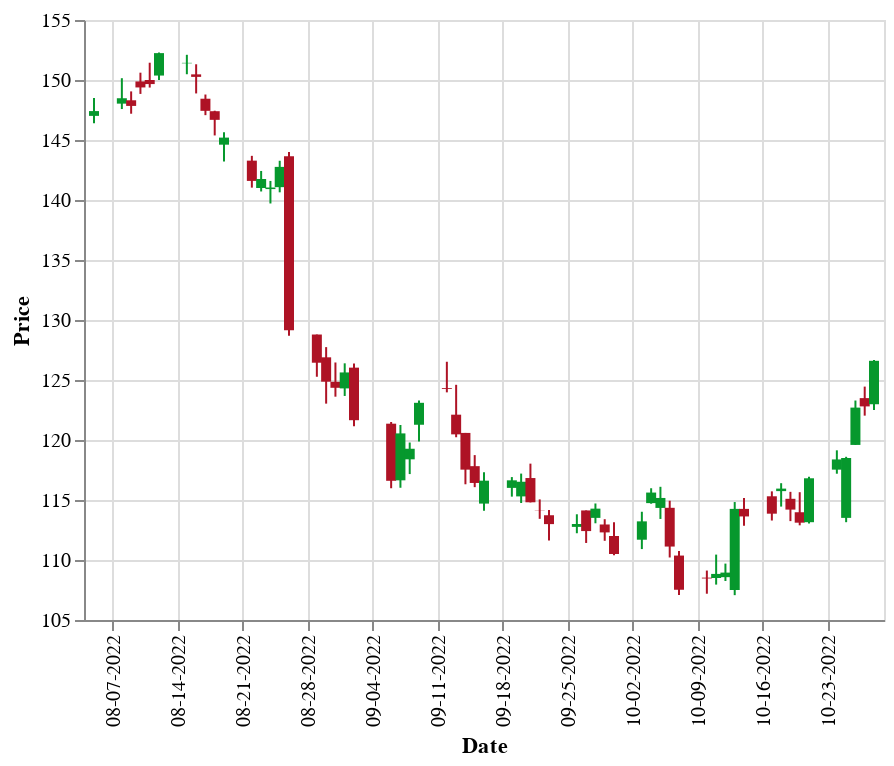

Here is the notebook cell this chart was saved with:
### Markdown cell above
### Example Figure: Candlestick Chart for 3M

### Code cell
mmm = rawdata.loc[:, idx['Close':'Open', 'MMM']].droplevel('Symbol', axis=1).tail(60)

import altair as alt

open_close_color = alt.condition(
    "datum.Open <= datum.Close",
    alt.value("#06982d"), # green for increase
    alt.value("#ae1325"), # red for decrease
) 

base = alt.Chart(mmm.reset_index()).encode(
    alt.X('Date:T',
          axis=alt.Axis(
              format='%m-%d-%Y',
              labelAngle=-90)
    ),
    color=open_close_color
)

rule = base.mark_rule().encode(
    alt.Y(
        'Low:Q',
        title='Price',
        scale=alt.Scale(zero=False),
    ),
    alt.Y2('High:Q')
)

bar = base.mark_bar().encode(
    alt.Y('Open:Q'),
    alt.Y2('Close:Q')
)

rule + bar

### Figure 1 — Vega-Lite specification as saved in the notebook (floating-point values rounded to 4 significant figures)
{"config": {"view": {"continuousWidth": 400, "continuousHeight": 300}}, "layer": [{"mark": "rule", "encoding": {"color": {"condition": {"value": "#06982d", "test": "datum.Open <= datum.Close"}, "value": "#ae1325"}, "x": {"type": "temporal", "axis": {"format": "%m-%d-%Y", "labelAngle": -90}, "field": "Date"}, "y": {"type": "quantitative", "field": "Low", "scale": {"zero": false}, "title": "Price"}, "y2": {"field": "High"}}}, {"mark": "bar", "encoding": {"color": {"condition": {"value": "#06982d", "test": "datum.Open <= datum.Close"}, "value": "#ae1325"}, "x": {"type": "temporal", "axis": {"format": "%m-%d-%Y", "labelAngle": -90}, "field": "Date"}, "y": {"type": "quantitative", "field": "Open"}, "y2": {"field": "Close"}}}], "data": {"name": "data-8c869b72378d93998bd5a2a7d2ca0c04"}, "$schema": "https://vega.github.io/schema/vega-lite/v4.8.1.json", "datasets": {"data-8c869b72378d93998bd5a2a7d2ca0c04": [{"Date": "2022-08-05T00:00:00", "Close": 147.4, "High": 148.5, "Low": 146.4, "Open": 147.0}, {"Date": "2022-08-08T00:00:00", "Close": 148.5, "High": 150.1, "Low": 147.6, "Open": 148.0}, {"Date": "2022-08-09T00:00:00", "Close": 147.8, "High": 149.1, "Low": 147.2, "Open": 148.3}, {"Date": "2022-08-10T00:00:00", "Close": 149.4, "High": 150.6, "Low": 148.8, "Open": 149.9}, {"Date": "2022-08-11T00:00:00", "Close": 149.7, "High": 151.4, "Low": 149.4, "Open": 150.0}, {"Date": "2022-08-12T00:00:00", "Close": 152.2, "High": 152.3, "Low": 150.0, "Open": 150.4}, {"Date": "2022-08-15T00:00:00", "Close": 151.4, "High": 152.1, "Low": 150.5, "Open": 151.4}, {"Date": "2022-08-16T00:00:00", "Close": 150.3, "High": 151.3, "Low": 148.9, "Open": 150.5}, {"Date": "2022-08-17T00:00:00", "Close": 147.4, "High": 148.8, "Low": 147.1, "Open": 148.4}, {"Date": "2022-08-18T00:00:00", "Close": 146.7, "High": 147.4, "Low": 145.4, "Open": 147.4}, {"Date": "2022-08-19T00:00:00", "Close": 145.2, "High": 145.6, "Low": 143.2, "Open": 144.6}, {"Date": "2022-08-22T00:00:00", "Close": 141.6, "High": 143.7, "Low": 141.0, "Open": 143.3}, {"Date": "2022-08-23T00:00:00", "Close": 141.8, "High": 142.4, "Low": 140.7, "Open": 141.0}, {"Date": "2022-08-24T00:00:00", "Close": 141.0, "High": 141.6, "Low": 139.7, "Open": 140.9}, {"Date": "2022-08-25T00:00:00", "Close": 142.8, "High": 143.3, "Low": 140.6, "Open": 141.1}, {"Date": "2022-08-26T00:00:00", "Close": 129.1, "High": 144.0, "Low": 128.7, "Open": 143.6}, {"Date": "2022-08-29T00:00:00", "Close": 126.4, "High": 128.8, "Low": 125.3, "Open": 128.8}, {"Date": "2022-08-30T00:00:00", "Close": 124.9, "High": 127.7, "Low": 123.0, "Open": 126.9}, {"Date": "2022-08-31T00:00:00", "Close": 124.3, "High": 126.5, "Low": 123.6, "Open": 124.8}, {"Date": "2022-09-01T00:00:00", "Close": 125.6, "High": 126.4, "Low": 123.7, "Open": 124.3}, {"Date": "2022-09-02T00:00:00", "Close": 121.7, "High": 126.4, "Low": 121.2, "Open": 126.0}, {"Date": "2022-09-06T00:00:00", "Close": 116.6, "High": 121.5, "Low": 116.0, "Open": 121.4}, {"Date": "2022-09-07T00:00:00", "Close": 120.6, "High": 121.2, "Low": 116.0, "Open": 116.6}, {"Date": "2022-09-08T00:00:00", "Close": 119.3, "High": 119.8, "Low": 117.2, "Open": 118.4}, {"Date": "2022-09-09T00:00:00", "Close": 123.1, "High": 123.3, "Low": 119.9, "Open": 121.3}, {"Date": "2022-09-12T00:00:00", "Close": 124.2, "High": 126.5, "Low": 124.0, "Open": 124.3}, {"Date": "2022-09-13T00:00:00", "Close": 120.5, "High": 124.6, "Low": 120.2, "Open": 122.1}, {"Date": "2022-09-14T00:00:00", "Close": 117.5, "High": 120.6, "Low": 116.3, "Open": 120.6}, {"Date": "2022-09-15T00:00:00", "Close": 116.4, "High": 118.7, "Low": 116.1, "Open": 117.8}, {"Date": "2022-09-16T00:00:00", "Close": 116.6, "High": 117.3, "Low": 114.1, "Open": 114.7}, {"Date": "2022-09-19T00:00:00", "Close": 116.6, "High": 116.9, "Low": 115.3, "Open": 116.0}, {"Date": "2022-09-20T00:00:00", "Close": 116.5, "High": 117.2, "Low": 114.8, "Open": 115.3}, {"Date": "2022-09-21T00:00:00", "Close": 114.8, "High": 118.0, "Low": 114.8, "Open": 116.8}, {"Date": "2022-09-22T00:00:00", "Close": 114.1, "High": 115.1, "Low": 113.4, "Open": 114.2}, {"Date": "2022-09-23T00:00:00", "Close": 113.0, "High": 114.2, "Low": 111.6, "Open": 113.7}, {"Date": "2022-09-26T00:00:00", "Close": 113.0, "High": 113.8, "Low": 112.2, "Open": 112.8}, {"Date": "2022-09-27T00:00:00", "Close": 112.4, "High": 114.1, "Low": 111.4, "Open": 114.1}, {"Date": "2022-09-28T00:00:00", "Close": 114.3, "High": 114.7, "Low": 113.1, "Open": 113.5}, {"Date": "2022-09-29T00:00:00", "Close": 112.3, "High": 113.4, "Low": 111.6, "Open": 113.0}, {"Date": "2022-09-30T00:00:00", "Close": 110.5, "High": 113.2, "Low": 110.4, "Open": 112.0}, {"Date": "2022-10-03T00:00:00", "Close": 113.2, "High": 114.0, "Low": 110.9, "Open": 111.7}, {"Date": "2022-10-04T00:00:00", "Close": 115.6, "High": 116.0, "Low": 114.7, "Open": 114.7}, {"Date": "2022-10-05T00:00:00", "Close": 115.2, "High": 116.1, "Low": 113.4, "Open": 114.3}, {"Date": "2022-10-06T00:00:00", "Close": 111.1, "High": 114.9, "Low": 110.2, "Open": 114.3}, {"Date": "2022-10-07T00:00:00", "Close": 107.5, "High": 110.8, "Low": 107.1, "Open": 110.4}, {"Date": "2022-10-10T00:00:00", "Close": 108.5, "High": 109.1, "Low": 107.2, "Open": 108.5}, {"Date": "2022-10-11T00:00:00", "Close": 108.8, "High": 110.4, "Low": 107.9, "Open": 108.5}, {"Date": "2022-10-12T00:00:00", "Close": 108.9, "High": 109.7, "Low": 108.2, "Open": 108.6}, {"Date": "2022-10-13T00:00:00", "Close": 114.3, "High": 114.8, "Low": 107.1, "Open": 107.5}, {"Date": "2022-10-14T00:00:00", "Close": 113.6, "High": 115.2, "Low": 112.8, "Open": 114.3}, {"Date": "2022-10-17T00:00:00", "Close": 113.9, "High": 115.7, "Low": 113.3, "Open": 115.3}, {"Date": "2022-10-18T00:00:00", "Close": 115.9, "High": 116.4, "Low": 114.4, "Open": 115.7}, {"Date": "2022-10-19T00:00:00", "Close": 114.2, "High": 115.7, "Low": 113.2, "Open": 115.1}, {"Date": "2022-10-20T00:00:00", "Close": 113.1, "High": 115.7, "Low": 112.9, "Open": 114.0}, {"Date": "2022-10-21T00:00:00", "Close": 116.8, "High": 116.9, "Low": 113.1, "Open": 113.2}, {"Date": "2022-10-24T00:00:00", "Close": 118.4, "High": 119.1, "Low": 117.2, "Open": 117.5}, {"Date": "2022-10-25T00:00:00", "Close": 118.5, "High": 118.6, "Low": 113.2, "Open": 113.5}, {"Date": "2022-10-26T00:00:00", "Close": 122.7, "High": 123.3, "Low": 119.6, "Open": 119.6}, {"Date": "2022-10-27T00:00:00", "Close": 122.8, "High": 124.4, "Low": 122.0, "Open": 123.5}, {"Date": "2022-10-28T00:00:00", "Close": 126.6, "High": 126.7, "Low": 122.5, "Open": 123.0}]}}
